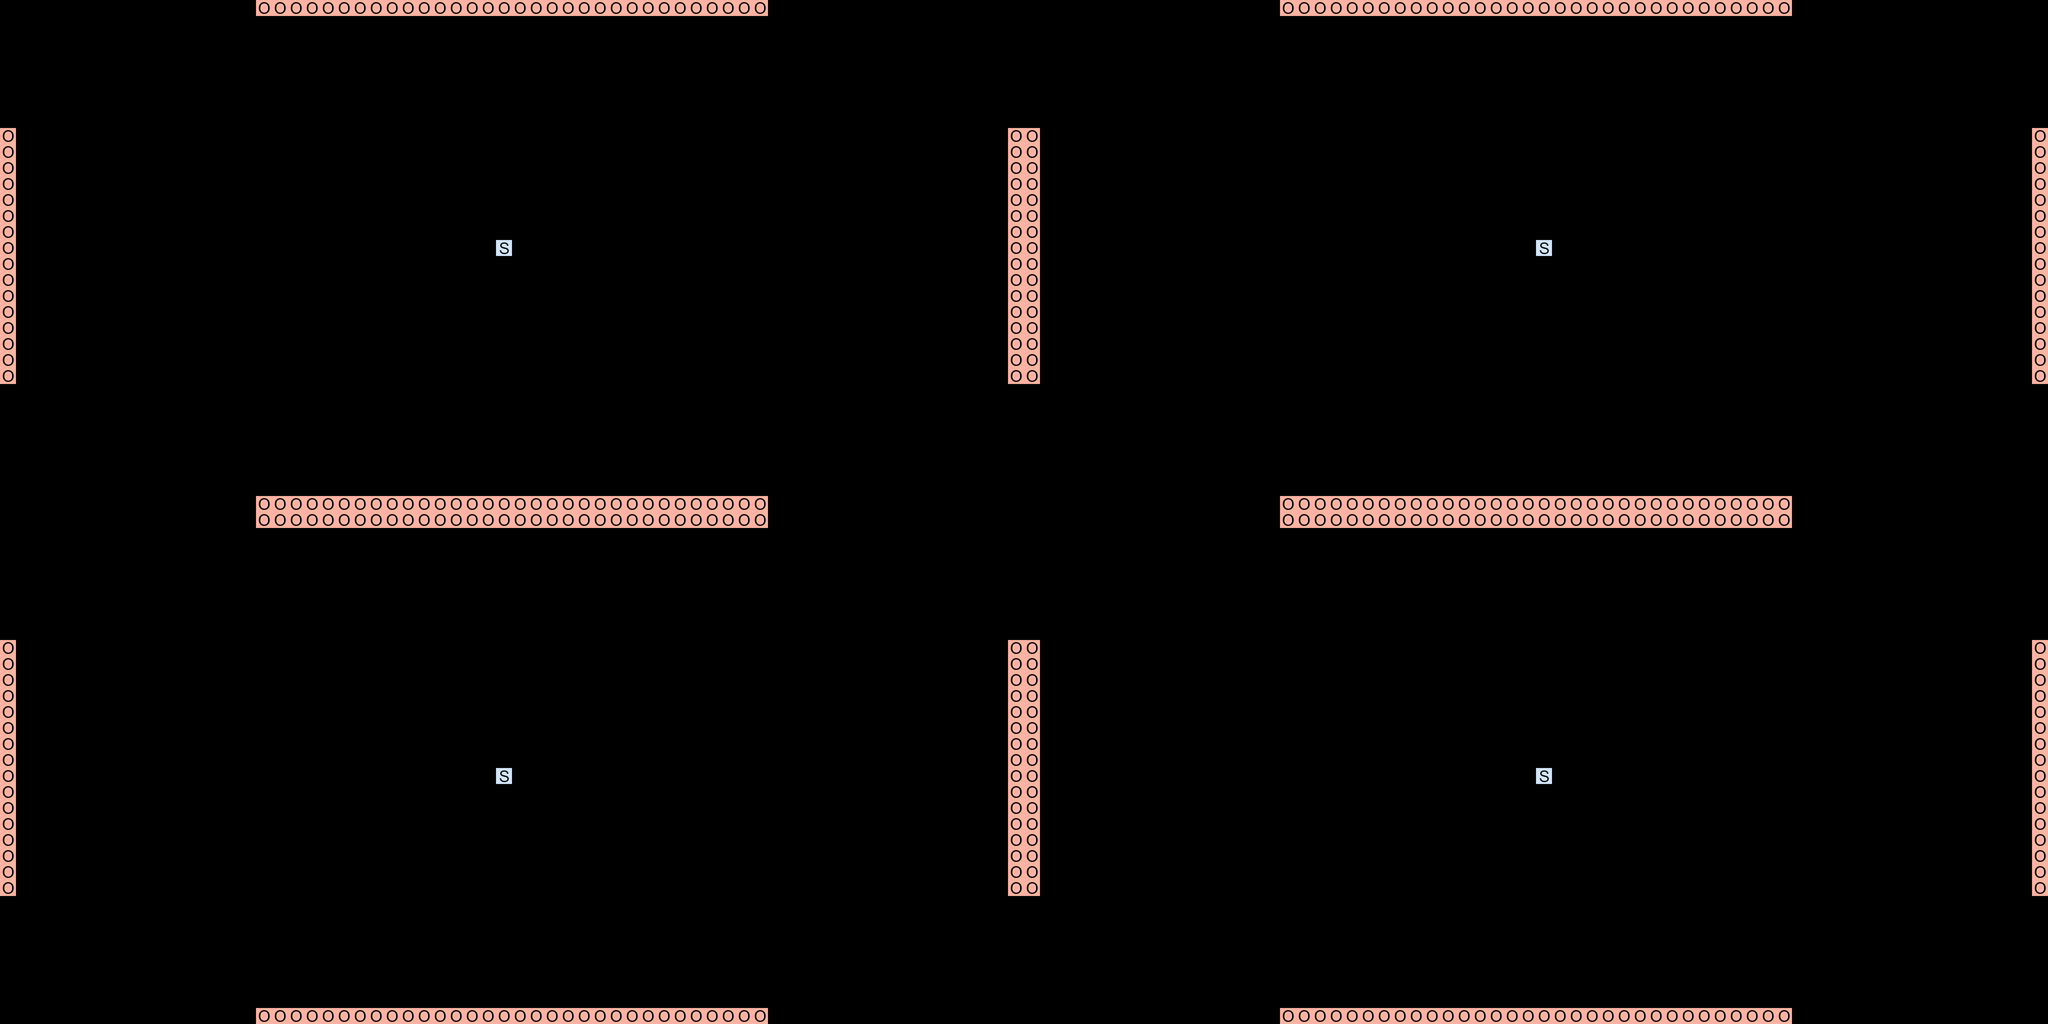

Tiled map render using the project's own tile images. Description and the map definition, with tile-layer contents summarised, below:
An orthogonal 128x64 tile map with 64x64 px tiles, 1 tile layer (Tile Layer 1), 2 tilesets.

<map version="1.0" orientation="orthogonal" renderorder="left-down" width="128" height="64" tilewidth="64" tileheight="64" nextobjectid="1">
 <tileset firstgid="1" name="OOB" tilewidth="64" tileheight="64" tilecount="1" columns="1">
  <image source="Tiles/OutOfBounds.png" trans="ff00ff" width="64" height="64" />
 </tileset>
 <tileset firstgid="2" name="Spawn" tilewidth="64" tileheight="64" tilecount="1" columns="1">
  <image source="Tiles/Spawn.png" trans="ff00ff" width="64" height="64" />
 </tileset>
 <layer name="Tile Layer 1" width="128" height="64">
  <data>[8192 cells, 388 non-empty, 2 distinct tile ids]</data>
 </layer>
</map>
